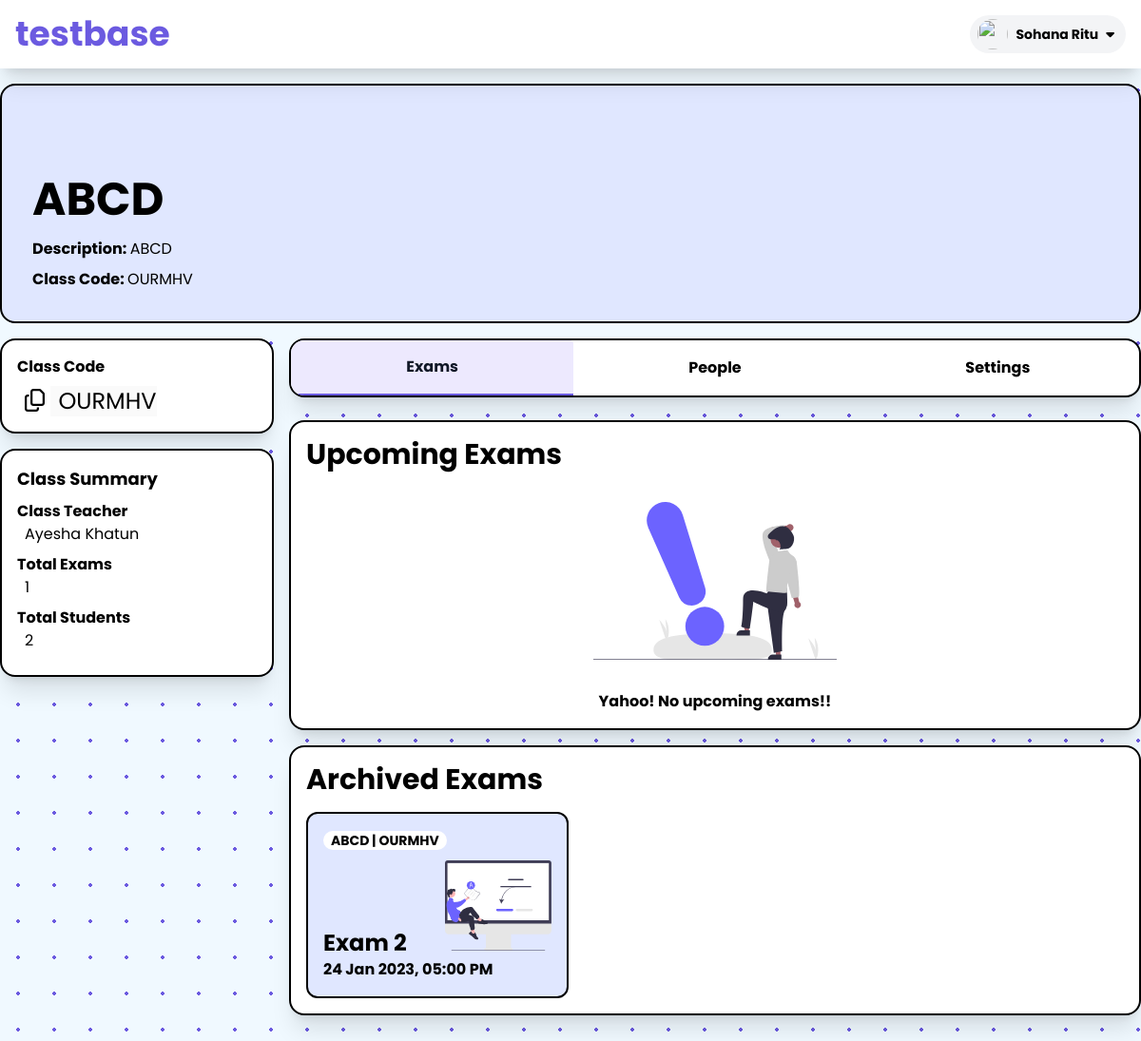
Screenshot of /home/class/OURMHV/ (signed in) with the database file from the repository.
### exam/models.py (models this page shows, shortened)
class Class(models.Model):
    name = models.CharField(max_length=100)
    code = models.CharField(max_length=6, null=True, blank=True, unique=True)
    description = models.TextField(null=True, blank=True)
    teacher = models.ForeignKey(settings.AUTH_USER_MODEL, related_name='teacherAtClass', on_delete=models.CASCADE)
    students = models.ManyToManyField(settings.AUTH_USER_MODEL, related_name='classs', blank=True)

class Exam(models.Model):
    classes = models.ForeignKey(Class, related_name='exams', on_delete=models.CASCADE)
    name = models.CharField(max_length=100)
    date = models.DateField(default=None)
    start_time = models.TimeField(default=None)
    end_time = models.TimeField(default=None)
    duration = models.IntegerField(default=60, null=True, blank=True)
    instruction = models.TextField(null=True, blank=True)
    file = models.FileField(upload_to='exam_files', null=True, blank=True)

### exam/views.py (the view, shortened to what this page needs)
# urls.py: path('class/<str:class_code>/', classView, name='classDetails'),
@login_required(login_url='/login')
def classView(request, class_code):
    classes = Class.objects.get(code=class_code.upper())
    joined = request.user.id == classes.teacher.id or request.user.id in classes.students.values_list('id', flat=True)
    exams = Exam.objects.filter(classes=classes.id, date__range=[datetime.now(), datetime.now() + timedelta(days=365)])
    archived_exams = Exam.objects.filter(classes=classes.id, date__range=[datetime.now() - timedelta(days=365), datetime.now()-timedelta(days=1)])
    teacher_status = request.user.id == classes.teacher.id
    teacher = {'status':teacher_status, 'color':{'primary': 'rose-200' if teacher_status else 'indigo-100', 'secondary': 'rose-300' if teacher_status else 'indigo-300'}}
    data = {
        "class":classes ,
        "exams": exams,
        "archived_exams": archived_exams,
        "joined": joined,
        "teacher": teacher,
        "today": datetime.now().date()
        }
    return render(request, 'exam/class.html', data)

### templates/exam/class.html (shortened to what this page needs)
{% extends 'exam/base.html' %} {% load static %}{% block content %}
<div class="max-w-7xl mx-4 lg:mx-auto">
    {% if joined %}
    <div class="mt-4 bg-{{teacher.color.primary}} px-8 pt-24 pb-8 rounded-2xl border-2 border-black">
        <div class="opacity-100">
            <h1 class="text-5xl font-bold">{{class.name}}</h1>
            {% if class.description != "" %}
            <h2 class="mt-4">
                <span class="font-bold">Description: </span>
                {{class.description}}
            </h2>
            {% endif %}
            <h2 class="mt-2">
                <span class="font-bold">Class Code: </span>{{class.code}}
            </h2>
        </div>
    </div>
    <div class="grid grid-cols-1 lg:grid-cols-4 gap-0 lg:gap-4 py-4">
        <div class="col-span-1 row-span-1 lg:row-span-5 w-full">
            <div class="bg-white rounded-2xl shadow-xl p-4 mb-4 border-2 border-black">
                <h2 class="font-bold">Class Code</h2>
                <button type="button" class="hover:text-primary text-2xl ml-2 mt-2" onclick="copyClassCode()">
                    <i id="copyclasscodeicon" class="fa-regular fa-copy"></i>
                    <input id="classcode" class="pl-2 w-28 outline-none" value="{{class.code}}"  disabled></input>
                </button>
            </div>
            <div class="bg-white rounded-2xl shadow-xl p-4 mb-4 border-2 border-black">
                <h2 class="text-lg font-bold mb-2">Class Summary</h2>
                <div class="mb-2">
                    <h2 class="font-bold">Class Teacher</h2>
                        <p class="ml-2">
                            {% if class.teacher.first_name != "" %}
                            {{class.teacher.first_name}} {{class.teacher.last_name}}
                            {% else %}
                            {{class.teacher.username}}
                            {% endif %}
                        </p>
                    </div>
                <div class="mb-2">
                    <h2 class="font-bold">Total Exams</h2>
                    <p class="ml-2">
                        {{class.exams.count}}
                    </p>
                </div>
                <div class="mb-2">
                    <h2 class="font-bold">Total Students</h2>
                    <p class="ml-2">
                        {{class.students.count}}
                    </p>
                </div>
            </div>
        </div>
        <div class="col-span-3 rounded-2xl shadow-xl border-2 border-black overflow-hidden">
            <div class="bg-white rounded-2xl shadow-xl w-full">
                <div class="flex items-center justify-around">
                    <button onclick="classPageMenu('exams')" id="examButton" class="font-bold h-full py-4 w-full hover:bg-{{teacher.color.secondary}} hover:text-white hover:rounded-2xl active:border-b-2 active:border-primary bg-violet-100 text-gray-900 border-b-2 border-primary rounded-t">Exams</button>
                    <button onclick="classPageMenu('people')" id="peopleButton" class="font-bold h-full py-4 w-full hover:bg-{{teacher.color.secondary}} hover:text-white hover:rounded-2xl active:border-b-2 active:border-primary">People</button>
                    <button onclick="classPageMenu('settings')" id="settingsButton" class="font-bold h-full py-4 w-full hover:bg-{{teacher.color.secondary}} hover:text-white hover:rounded-2xl active:border-b-2 active:border-primary">Settings</button>
                </div>
            </div>
        </div>
        <div id="examPage" class="block col-span-3">
            <div class="my-2 bg-white rounded-2xl shadow-xl p-4 border-2 border-black">
                <h1 class="text-3xl font-bold">Upcoming Exams</h1>
                <div
                    class="grid grid-cols-1 md:grid-cols-2 lg:grid-cols-3 gap-4 mt-4 font-bold"
                >
                        {% if exams|length > 0 %}
                    {% for exam in exams %}
                    <div
                        class="upcomingExamCard group card text-black rounded-xl bg-{{teacher.color.primary}} hover:bg-{{teacher.color.secondary}} hover:-translate-y-2 transition duration-300 ease-in-out overflow-hidden border-2 border-black"
                    >
                    {% if teacher.status %}
                        <a href="{% url 'examDetailsView' exam.id %}">
                            {% else %}
                        <a href="{% url 'examStart' exam.id %}">
                            {% endif %}
                            <div class="flex flex-col p-4 h-48 w-full truncate">
                                <div>
                                    <span
                                        class="max-w-full bg-white text-black px-2 rounded-2xl text-left text-sm"
                                    >
                                        {{exam.classes.name }}
                                    </span>
                                </div>
                                <div class="w-full mt-auto">
                                    <h1
                                        class="mt-2 text-black text-2xl font-bold capitalize"
                                    >
                                        {{exam.name}}
                                    </h1>
                                    <p class="">
                                        {{exam.date | date:"d M Y"}},
                                        {{exam.start_time | date:"h:i A"}}
                                    </p>
                                </div>
                            </div>
                        </a>
                    </div>
                    {% endfor %}
                    {% elif request.user.id != class.teacher.id %}
                    <div class="col-span-3 mt-4 w-full flex flex-col items-center justify-center gap-4">
                        <img src="{% static 'exam/images/notify.svg' %}" alt="" class="w-64">
                        <h1 class="text-md font-bold mt-4">Yahoo! No upcoming  exams!!</h1>
                    </div>
                    {% endif %}
                </div>
            </div>
            <div class="mt-4 bg-white rounded-2xl shadow-xl p-4 border-2 border-black">
                <h1 class="text-3xl font-bold">Archived Exams</h1>
                {% if archived_exams|length > 0 %}
                <div
                    class="grid grid-cols-1 md:grid-cols-2 lg:grid-cols-3 gap-4 mt-4 font-bold"
                >
                    {% for exam in archived_exams %}
                    <div
                        class="upcomingExamCard group card rounded-xl bg-{{teacher.color.primary}} hover:bg-{{teacher.color.secondary}} hover:-translate-y-2 transition duration-300 ease-in-out overflow-hidden border-2 border-black"
                    >
                        <a href="{% url 'reportcard' exam.id %}">
                            <div class="flex flex-col p-4 h-48 w-full truncate">
                                <div>
                                    <span
                                        class="max-w-full bg-white px-2 rounded-2xl text-left text-sm"
                                    >
                                        {{exam.classes.name }} |
                                        {{exam.classes.code }}
                                    </span>
                                </div>
                                <div class="w-full mt-auto">
                                    <h1
                                        class="mt-2 text-2xl font-bold capitalize"
                                    >
                                        {{exam.name}}
                                    </h1>
                                    <p class="">
                                        {{exam.date | date:"d M Y"}},
                                        {{exam.start_time | date:"h:i A"}}
                                    </p>
                                </div>
                            </div>
                        </a>
                    </div>
                    {% endfor %}
                </div>
                {% else %}
                <div class="mt-4 w-full flex flex-col items-center justify-center gap-4">
                    <h1 class="text-md font-bold mt-4">No archived exams.</h1>
                </div>
                {% endif %}
            </div>
        </div>
    </div>
    {% endif %}
</div>
{%endblock%}

### templates/reusable/exam_header.html (shortened to what this page needs)
{% load static %}
<div class="sticky top-0 max-w-screen bg-white py-4 shadow-xl">
    <div class="max-w-7xl px-4 flex justify-between items-center mx-auto">
        <div>
            <a href="/home" class="text-4xl text-primary font-bold">testbase</a>
        </div>
        <div class="relative ml-3">
            <div>
                <button
                    type="button"
                    class="flex max-w-xs items-center rounded-full bg-gray-100 py-1 px-2 gap-2 text-sm focus:outline-none focus:ring-2 focus:ring-white focus:ring-offset-2 focus:ring-offset-gray-800"
                    id="user-menu-button"
                    aria-expanded="false"
                    aria-haspopup="true"
                    onclick="profileheaderModal()"
                >
                    <img
                        class="h-8 w-8 rounded-full"
                        src="https://www.clipartmax.com/png/middle/171-1717870_stockvader-predicted-cron-for-may-user-profile-icon-png.png"
                        alt=""
                    />
                    <p>
                        {% if request.user.first_name != "" %}
                        <span class="font-bold">
                            {{request.user.first_name}}
                            {{request.user.last_name}}
                        </span>
                        {% else %}
                        <span class="font-bold">{{request.user.username}}</span>
                        {% endif %}
                    </p>
                    <i class="fa-solid fa-caret-down mr-1"></i>
                </button>
            </div>
        </div>
    </div>
</div>

### static/exam/base.css (style rules this page uses)
.upcomingExamCard { background-image: url("images/onlinetest.svg"); background-repeat: no-repeat; background-size: 7em; background-position: right; background-position-x: 90%; }
.polkabg { background-image: radial-gradient( #6b5ae0 1.6500000000000001px, #f0f9ff 1.6500000000000001px ); background-size: 38px 38px; }

### rows the page displays
Class: name "ABCD", description "ABCD", code "OURMHV", teacher.first_name "Ayesha", teacher.last_name "Khatun", exams.count "1", students.count "2"
Exam: classes.name "ABCD", classes.code "OURMHV", name "Exam 2", date "24 Jan 2023", start_time "05:00 PM"

### other values shown
{{ request.user.first_name }} "Sohana"
{{ request.user.last_name }} "Ritu"
